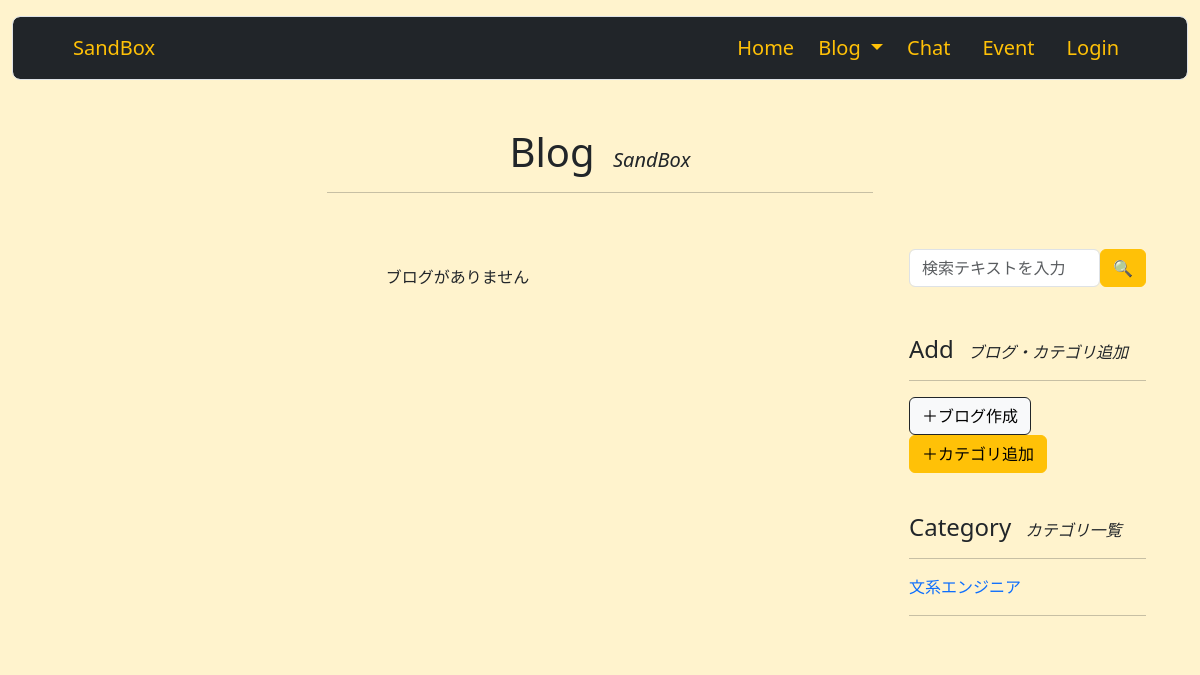
The page /sandbox_blog_list on the database as committed earlier.
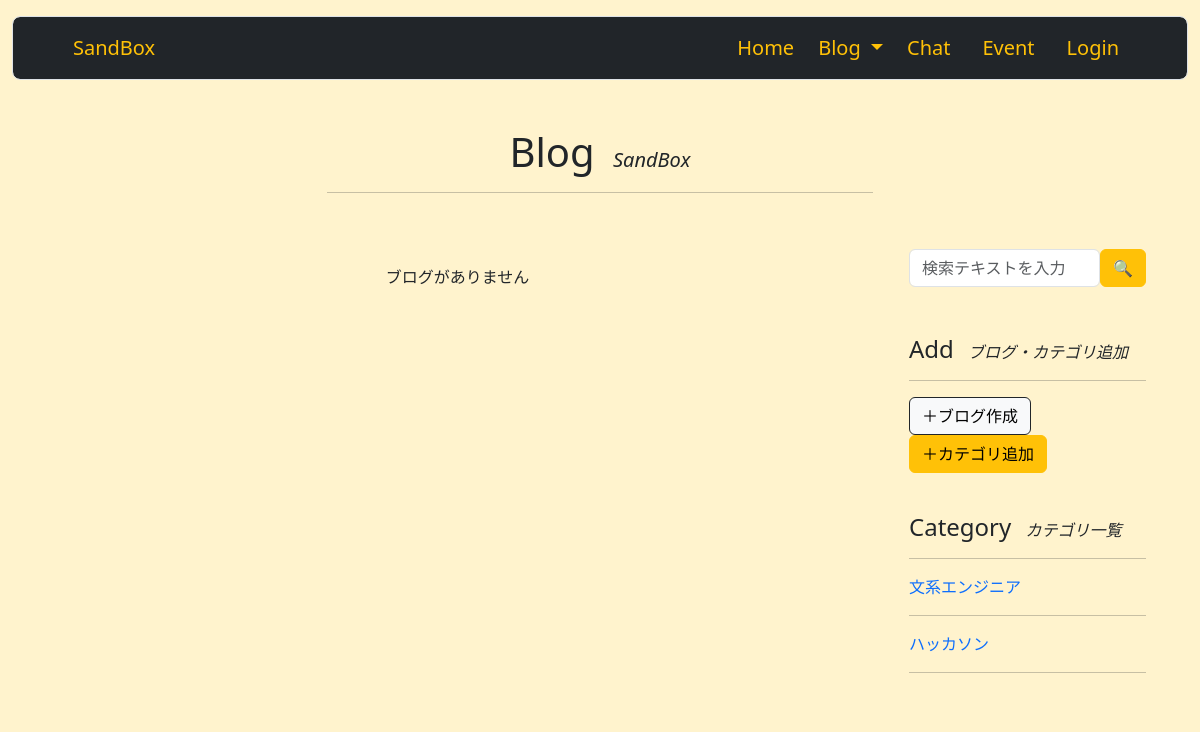
The same page on the database as committed later.
### sandbox_system/models.py (models this page shows, shortened)
class BlogCategory(db.Model):
    __tablename__ = 'blog_category'
    id = db.Column(db.Integer, primary_key=True)
    category = db.Column(db.String(140))
    blogs = db.relationship('Blog', backref='blogcategory', lazy='dynamic')
    otherblogs = db.relationship('OtherBlog', backref='blogcategory', lazy='dynamic')

### sandbox_system/blogs/view.py (the view, shortened to what this page needs)
@blogs.route('/sandbox_blog_list', methods=['GET', 'POST'])
def sandbox_blog_list():
    form = BlogSearchForm()
    category_form = BlogCategoryForm()
    if BlogCategory.query.first():
        blog_categories = BlogCategory.query.order_by(BlogCategory.id.asc()).all()
    else:
        blog_categories = ''
    page = request.args.get('page', 1, type=int)
    if Blog.query.first():
        blogs = Blog.query.order_by(Blog.id.desc()).paginate(page=page, per_page=10)
    else:
        blogs = ''
    return render_template('blog/sandbox_blog_list.html', form=form, blog_categories=blog_categories, blogs=blogs, category_form=category_form)

### sandbox_system/blogs/form.py (shortened to what this page needs)
class BlogSearchForm(FlaskForm):
    searchtext = StringField('検索テキスト', validators=[DataRequired()])
    submit = SubmitField('🔍')

class BlogCategoryForm(FlaskForm):
    category = StringField('カテゴリ名', validators=[DataRequired()])
    submit = SubmitField('保存')

### sandbox_system/__init__.py (called while the page is built)
@event.listens_for(Engine, "connect")
def set_sqlite_pragma(dbapi_connection, connection_record):
    cursor = dbapi_connection.cursor()
    cursor.execute("PRAGMA foreign_keys=ON")
    cursor.close()

### sandbox_system/templates/blog/sandbox_blog_list.html (shortened to what the changed rows need)
{% extends 'base.html' %}
{% block content %}
    <div class="container pb-4">
        <div class="row my-3">
            <div class="col-md-6 m-auto text-center">
                {% if searchtext %}
                    <h1 class="text-center">"{{ searchtext }}"の検索結果</h1>
                    <hr>
                {% elif blog_category %}
                    <h1 class="text-center">{{ blog_category.category }}</h1>
                    <hr>
                {% elif blog_user %}
                    <h1>{{ blog_user.author.username }}のブログ</h1>
                    <hr>
                {% else %}
                    <h1 class="text-center">Blog <span class="fs-5 ms-2 fst-italic">SandBox</span></h1>
                {% endif %}
            </div>
        </div>
    </div>
    <div class="container">
        <div class="row">
            <div class="col-md-3">
                <div class="position-sticky" style="top: 12rem;">
                    <div class="container py-3">
                        {% if blog_categories %}
                        {% for blog_category in blog_categories %}
                        <ol class="list-unstyled">
                            <li>
                                <a href="{{ url_for('blogs.sandbox_category_blog', blog_category_id=blog_category.id) }}" class="text-decoration-none">{{ blog_category.category }}</a>
                            </li>
                            <hr>
                        </ol>
                        {% endfor %}
                        {% else %}
                        <p class="text-center my-3">カテゴリがありません</p>
                        {% endif %}
                    </div>
                </div>
            </div>
        </div>
    </div>
{% endblock %}

Rows that differ between the two databases and show on the page:
added BlogCategory: category "ハッカソン"
